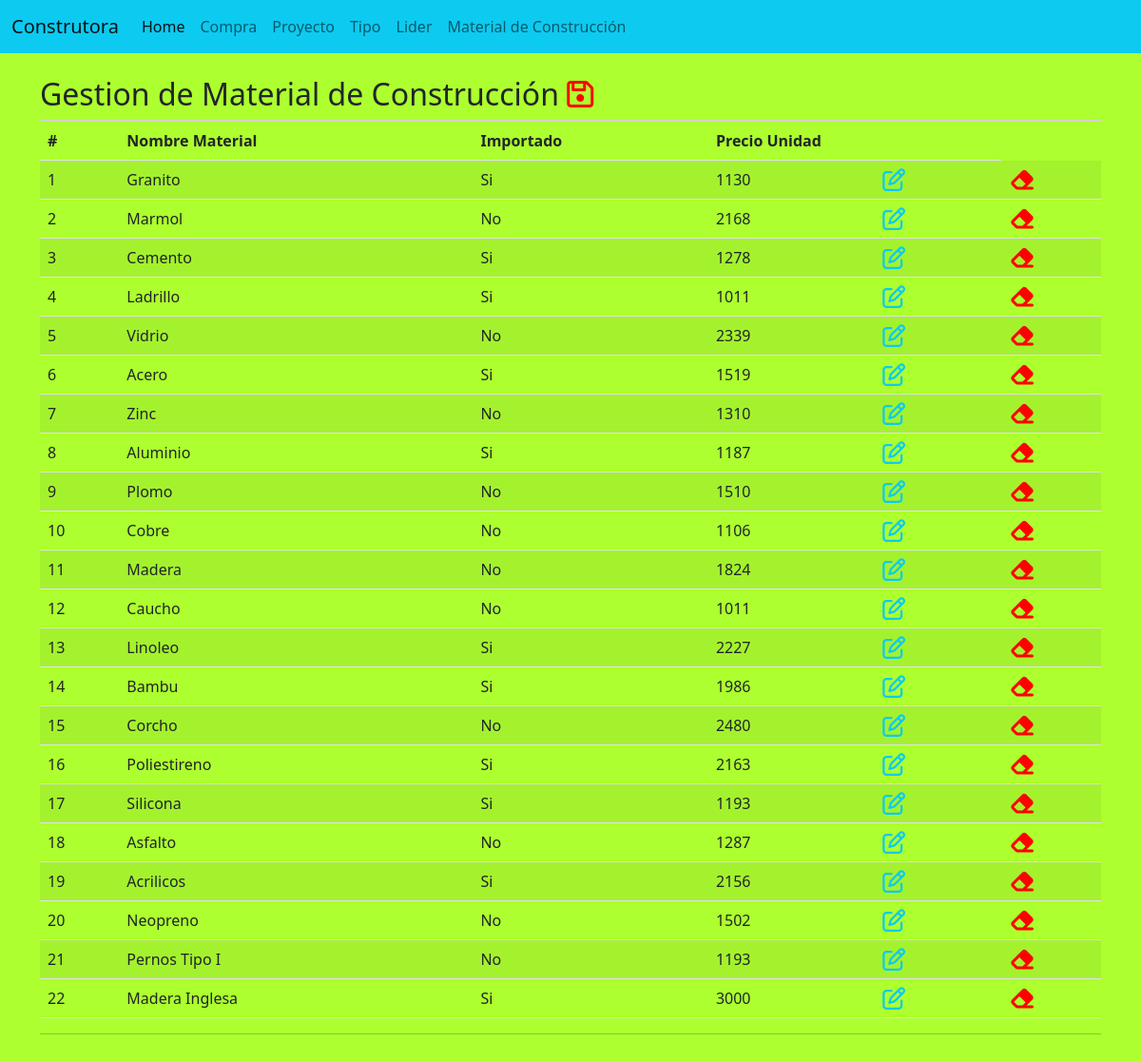
Screenshot of /listarMaterial/ with the database file from the repository.
### apps/proyectos/models.py (models this page shows)
class Materialconstruccion(models.Model):
    id_materialconstruccion = models.AutoField(db_column='ID_MaterialConstruccion', primary_key=True)  # Field name made lowercase.
    nombre_material = models.CharField(max_length = 50)  # Field name made lowercase.
    importado = models.CharField(max_length = 50)  # Field name made lowercase.
    precio_unidad = models.IntegerField(db_column='Precio_Unidad')  # Field name made lowercase.
    class Meta:
        managed = False
        db_table = 'MaterialConstruccion'

### apps/proyectos/views.py (the view)
# urls.py: path("listarMaterial/", views.listMaterial, name = "listaM"),
def listMaterial(request):
    materialList = Materialconstruccion.objects.get_queryset().order_by('id_materialconstruccion')
    page = request.GET.get("page", 1)
    try:
        paginator = Paginator(materialList, 50)
        materialList = paginator.page(page)
    except:
        raise Http404
    data = {
        "entity" : materialList,
        "paginator" : paginator
    }
    return render(request, "listar/listarMaterial.html", data)

### apps/proyectos/templates/listar/listarMaterial.html (shortened to what this page needs)
{% extends 'base.html' %}
{% block body %}
<div class = "row">
    <div class = "col-sm-24 col-md-24 col-lg-24 col-xl-24 ">
        <h2>Gestion de Material de Construcci&oacute;n  <a href="{% url 'saveM'%}"><i class="fa fa-floppy-o" aria-hidden="true"  style = "color: red;"></i></a></h2>
        <div class = "card">
    </div>
    <div class = "col-sm-24 col-md-24 col-lg-24 col-xl-24">
        <div class = "table-responsive">
            <table class = "table table-striped">
                 <thead>
                        <tr>
                            <th>#</th>
                            <th>Nombre Material</th>
                            <th>Importado</th>
                            <th colspan = "2">Precio Unidad</th>
                        </tr>
                 </thead>
                 <tbody>
                    {% for c in entity %}
                    <tr>
                        <td>{{c.id_materialconstruccion}}</td>
                        <td>{{c.nombre_material}}</td>
                        <td>{{c.importado}}</td>
                        <td>{{c.precio_unidad}}</td>
                        <td><a href="{% url 'editM' c.id_materialconstruccion %}"><i class="fa fa-pencil-square-o fa-xl" aria-hidden="true"  style = "color: #0DCAF0;"></i></a></td>
                        <td><a onclick="return confirm('Estás seguro que deseas eliminar el registro?');" href="{% url 'eliminarM' c.id_materialconstruccion %}"><i class="fa fa-eraser fa-xl" aria-hidden="true"  style = "color: red;"></i></a></td>
                    </tr>
                    {% endfor %}
                 </tbody>
            </table>
            <hr>
        </div>
    </div>
</div>
{% endblock %}

### apps/proyectos/static/css/styles.css (style rules this page uses)
body { background: greenyellow; }
.table-responsive { height: 1000px; overflow: scroll; }

### rows the page displays
Materialconstruccion: id_materialconstruccion "1", nombre_material "Granito", importado "Si", precio_unidad "1130"
Materialconstruccion: id_materialconstruccion "2", nombre_material "Marmol", importado "No", precio_unidad "2168"
Materialconstruccion: id_materialconstruccion "3", nombre_material "Cemento", importado "Si", precio_unidad "1278"
Materialconstruccion: id_materialconstruccion "4", nombre_material "Ladrillo", importado "Si", precio_unidad "1011"
Materialconstruccion: id_materialconstruccion "5", nombre_material "Vidrio", importado "No", precio_unidad "2339"
Materialconstruccion: id_materialconstruccion "6", nombre_material "Acero", importado "Si", precio_unidad "1519"
Materialconstruccion: id_materialconstruccion "7", nombre_material "Zinc", importado "No", precio_unidad "1310"
Materialconstruccion: id_materialconstruccion "8", nombre_material "Aluminio", importado "Si", precio_unidad "1187"
Materialconstruccion: id_materialconstruccion "9", nombre_material "Plomo", importado "No", precio_unidad "1510"
Materialconstruccion: id_materialconstruccion "10", nombre_material "Cobre", importado "No", precio_unidad "1106"
Materialconstruccion: id_materialconstruccion "11", nombre_material "Madera", importado "No", precio_unidad "1824"
Materialconstruccion: id_materialconstruccion "12", nombre_material "Caucho", importado "No", precio_unidad "1011"
Materialconstruccion: id_materialconstruccion "13", nombre_material "Linoleo", importado "Si", precio_unidad "2227"
Materialconstruccion: id_materialconstruccion "14", nombre_material "Bambu", importado "Si", precio_unidad "1986"
Materialconstruccion: id_materialconstruccion "15", nombre_material "Corcho", importado "No", precio_unidad "2480"
Materialconstruccion: id_materialconstruccion "16", nombre_material "Poliestireno", importado "Si", precio_unidad "2163"
Materialconstruccion: id_materialconstruccion "17", nombre_material "Silicona", importado "Si", precio_unidad "1193"
Materialconstruccion: id_materialconstruccion "18", nombre_material "Asfalto", importado "No", precio_unidad "1287"
Materialconstruccion: id_materialconstruccion "19", nombre_material "Acrilicos", importado "Si", precio_unidad "2156"
Materialconstruccion: id_materialconstruccion "20", nombre_material "Neopreno", importado "No", precio_unidad "1502"
Materialconstruccion: id_materialconstruccion "21", nombre_material "Pernos Tipo I", importado "No", precio_unidad "1193"
Materialconstruccion: id_materialconstruccion "22", nombre_material "Madera Inglesa", importado "Si", precio_unidad "3000"
